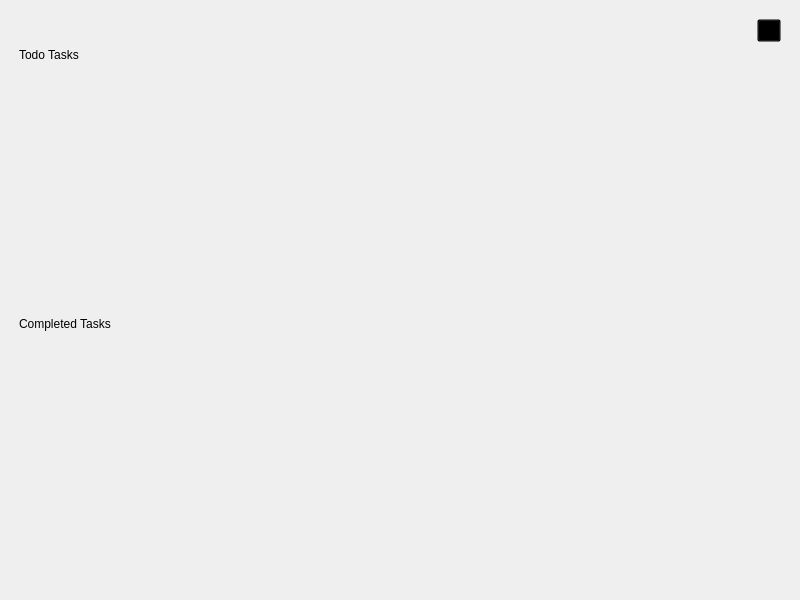
<?xml version="1.0" encoding="UTF-8"?>
<ui version="4.0">
 <class>TaskView</class>
 <widget class="QWidget" name="TaskView">
  <property name="geometry">
   <rect>
    <x>0</x>
    <y>0</y>
    <width>800</width>
    <height>600</height>
   </rect>
  </property>
  <property name="windowTitle">
   <string>Form</string>
  </property>
  <layout class="QGridLayout" name="gridLayout">
   <property name="leftMargin">
    <number>10</number>
   </property>
   <property name="topMargin">
    <number>10</number>
   </property>
   <property name="rightMargin">
    <number>10</number>
   </property>
   <item row="0" column="0">
    <widget class="ScrollArea" name="ScrollArea">
     <property name="autoFillBackground">
      <bool>true</bool>
     </property>
     <property name="styleSheet">
      <string notr="true">QScrollArea{background: transparent; border: none}</string>
     </property>
     <property name="frameShape">
      <enum>QFrame::Shape::NoFrame</enum>
     </property>
     <property name="widgetResizable">
      <bool>true</bool>
     </property>
     <widget class="QWidget" name="scrollAreaWidgetContents">
      <property name="geometry">
       <rect>
        <x>0</x>
        <y>0</y>
        <width>780</width>
        <height>581</height>
       </rect>
      </property>
      <property name="styleSheet">
       <string notr="true">QWidget{background: transparent}</string>
      </property>
      <layout class="QVBoxLayout" name="verticalLayout">
       <item>
        <layout class="QHBoxLayout" name="horizontalLayout">
         <item>
          <spacer name="horizontalSpacer">
           <property name="orientation">
            <enum>Qt::Orientation::Horizontal</enum>
           </property>
           <property name="sizeHint" stdset="0">
            <size>
             <width>40</width>
             <height>20</height>
            </size>
           </property>
          </spacer>
         </item>
         <item>
          <widget class="ToolButton" name="addTaskButton"/>
         </item>
        </layout>
       </item>
       <item>
        <widget class="TitleLabel" name="todoTasksLabel">
         <property name="sizePolicy">
          <sizepolicy hsizetype="Preferred" vsizetype="Fixed">
           <horstretch>0</horstretch>
           <verstretch>0</verstretch>
          </sizepolicy>
         </property>
         <property name="text">
          <string>Todo Tasks</string>
         </property>
        </widget>
       </item>
       <item>
        <widget class="CardWidget" name="todoTasksCard">
         <layout class="QVBoxLayout" name="verticalLayout_2"/>
        </widget>
       </item>
       <item>
        <widget class="TitleLabel" name="completedTasksLabel">
         <property name="sizePolicy">
          <sizepolicy hsizetype="Preferred" vsizetype="Fixed">
           <horstretch>0</horstretch>
           <verstretch>0</verstretch>
          </sizepolicy>
         </property>
         <property name="text">
          <string>Completed Tasks</string>
         </property>
        </widget>
       </item>
       <item>
        <widget class="CardWidget" name="CardWidget"/>
       </item>
      </layout>
     </widget>
    </widget>
   </item>
  </layout>
 </widget>
 <customwidgets>
  <customwidget>
   <class>ToolButton</class>
   <extends>QToolButton</extends>
   <header>qfluentwidgets</header>
  </customwidget>
  <customwidget>
   <class>ScrollArea</class>
   <extends>QScrollArea</extends>
   <header>qfluentwidgets</header>
   <container>1</container>
  </customwidget>
  <customwidget>
   <class>CardWidget</class>
   <extends>QFrame</extends>
   <header>qfluentwidgets</header>
   <container>1</container>
  </customwidget>
  <customwidget>
   <class>TitleLabel</class>
   <extends>QLabel</extends>
   <header>qfluentwidgets</header>
  </customwidget>
 </customwidgets>
 <resources/>
 <connections/>
</ui>
